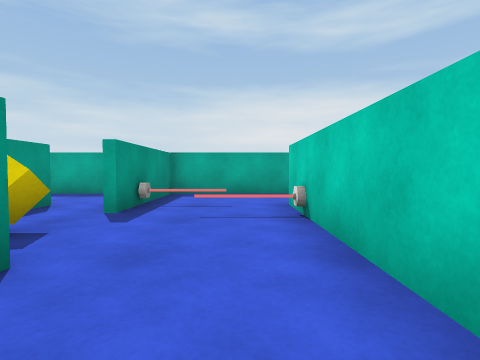
view 1 (above)

24 first-person views from a walk through a Unity game level. The camera is 0.67 m above the floor, tilts 2° down and sees 80° across. The floor is counted in squares, 1 m on a side. Each view is taken from the middle of a square. On the plan, view 1 faces up. The plan holds only what a view shows up to about 9 squares ahead; the rest is blank. The place goes on beyond the plan. Surface patterns are stand-ins for the level's own textures.

view 2
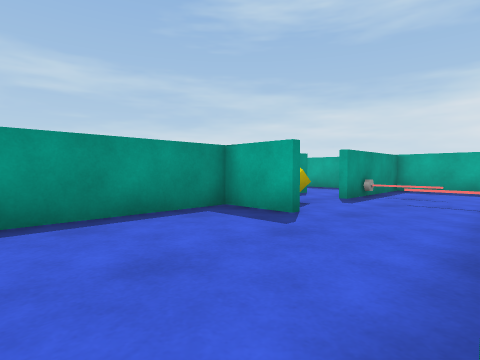

view 3
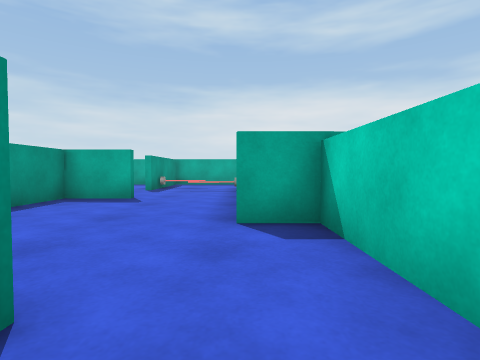

view 4
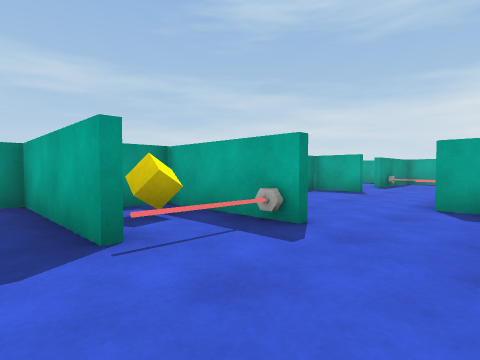

view 5
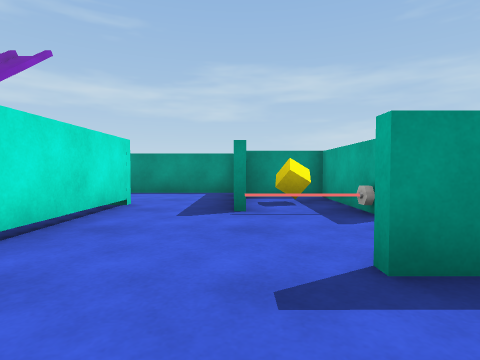

view 6
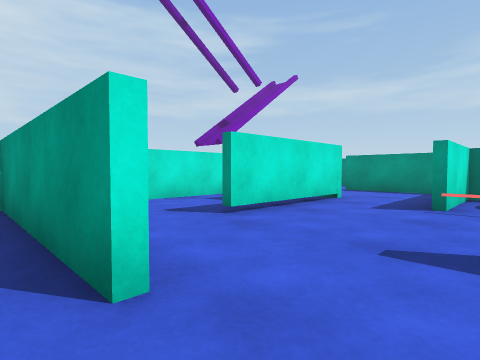

view 7
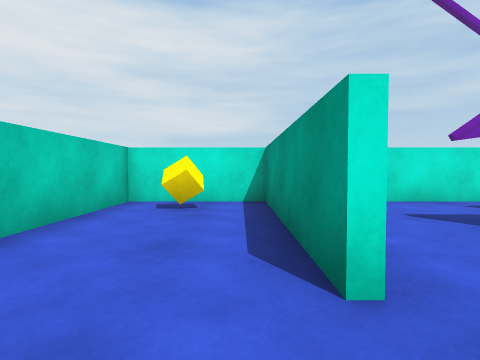

view 8
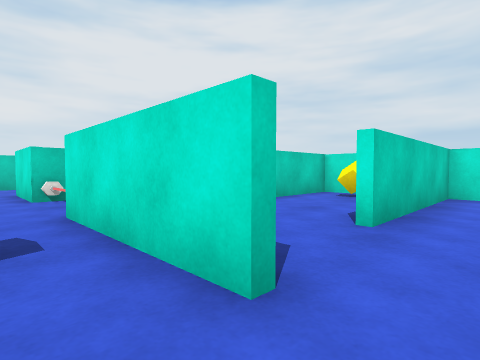

view 9
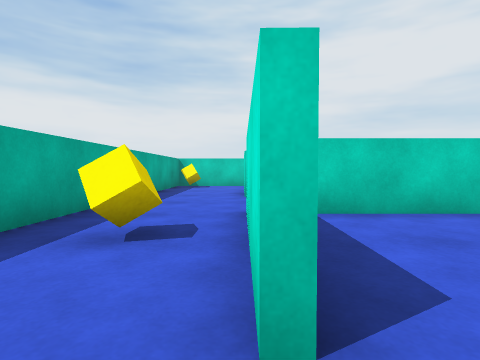

view 10
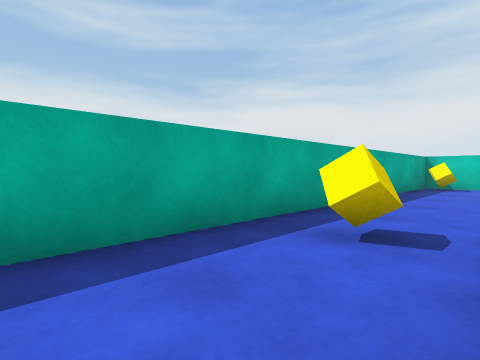

view 11
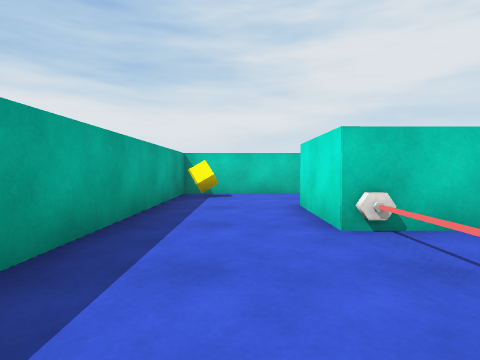

view 12
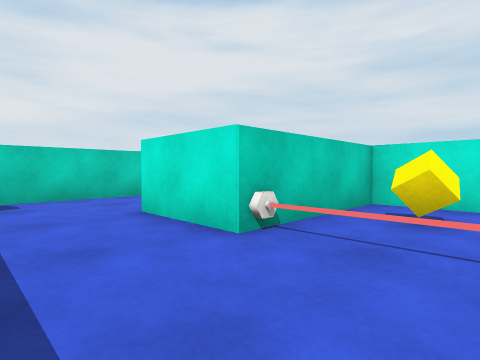

view 13
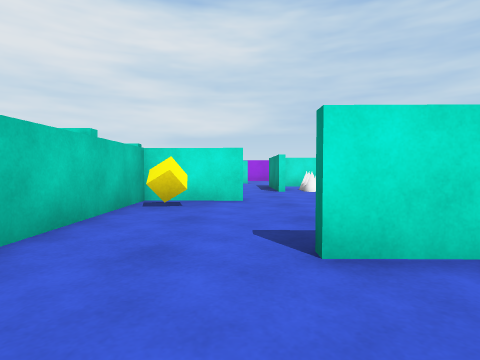

view 14
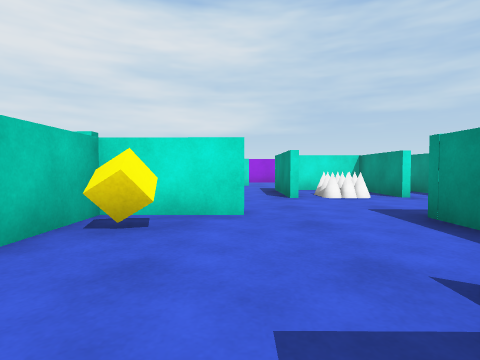

view 15
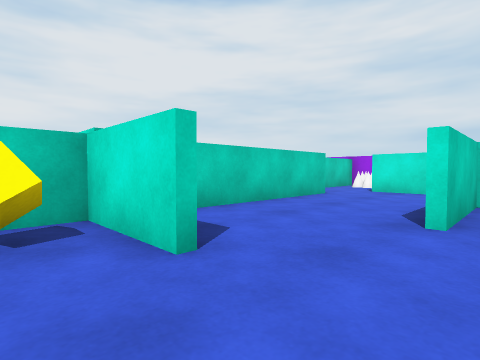

view 16
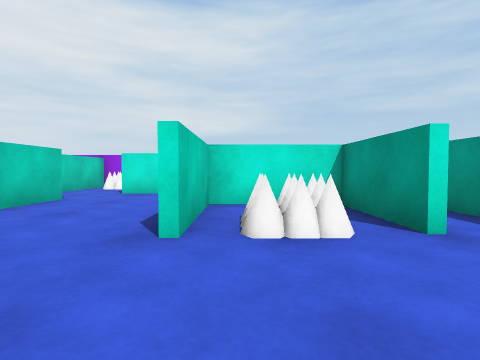

view 17
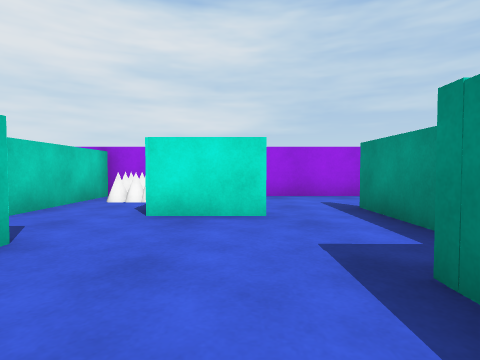

view 18
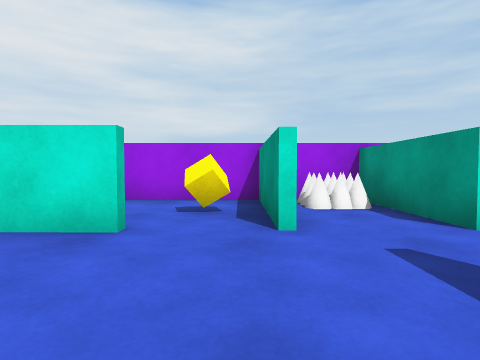

view 19
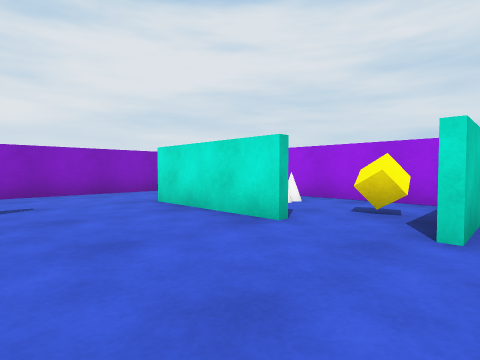

view 20
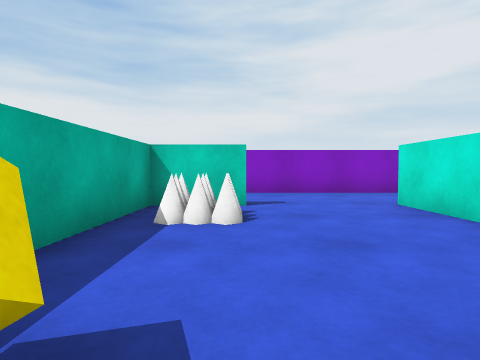

view 21
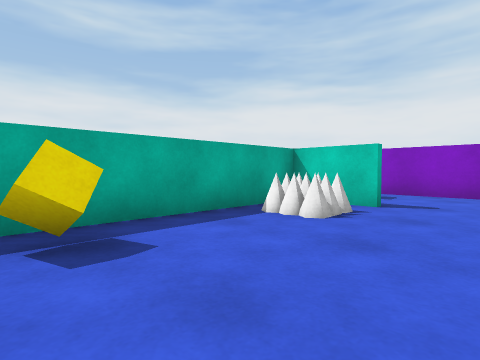

view 22
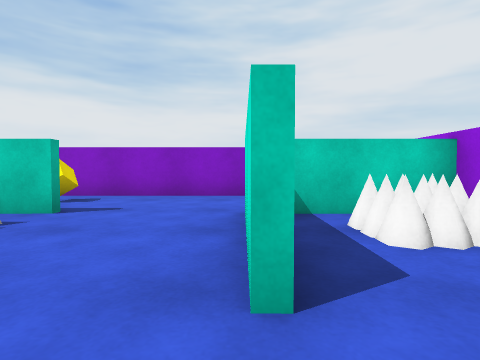

view 23
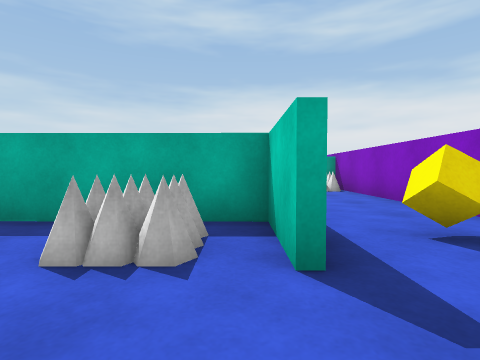

view 24
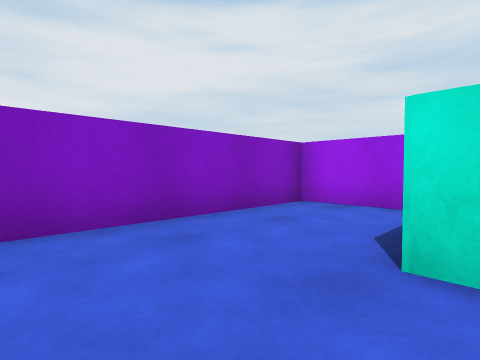

### Floor plan
Key: @ floor where view 1 was taken; # wall or solid block; . floor; O other object.
Columns run from 5 left of view 1 to 25 right of it. Each row starts with its distance up from view 1.
  8 #######
  7 ...#...
  6  ..#...
  5  #.#O.#
  4   ...O#
  3   O...#
  2   ##..#
  1   #...#
  0   #..@#
 -1   #...###############
 -2   #....#...........O#
 -3   # ...#...O........#
 -4   ####.#.####.O.##..#
 -5   #O.O.#....##.# ...#
 -6 #####........#O#....#       OO
 -7  #.......#...#.#...O#        .#
 -8  #..###..#...###..###       ..#
 -9  #.  ....#...#......#       ..#
-10      ....#.O.#......#       ..#
-11      ##########OO#..########..#
-12              ##OO#..#.O..O.#O.#
-13              ##  #..#....O.#..#
-14               ####..#.........#
-15                 #.............#
-16                 #.##....###...#
-17                 #..#.##...##..#
-18                 .. #OO#O.O.#..#
-19                ... #O#.....#..#
-20                ###   ##########

Positions as (right, up) in squares from view 1, and headings:
1: (0, 0), facing up
2: (1, -2), facing up-left
3: (1, -5), facing up
4: (2, -7), facing up-left
5: (4, -6), facing left
6: (5, -5), facing down-left
7: (5, -5), facing down
8: (3, -3), facing down-right
9: (3, -4), facing right
10: (3, -4), facing up-right
11: (7, -3), facing right
12: (8, -2), facing down-right
13: (13, -2), facing down
14: (13, -4), facing down
15: (11, -7), facing down-right
16: (11, -8), facing down
17: (13, -12), facing down
18: (17, -13), facing down
19: (16, -13), facing down-right
20: (16, -13), facing right
21: (16, -15), facing up-right
22: (17, -16), facing right
23: (21, -15), facing up
24: (21, -14), facing down-right
